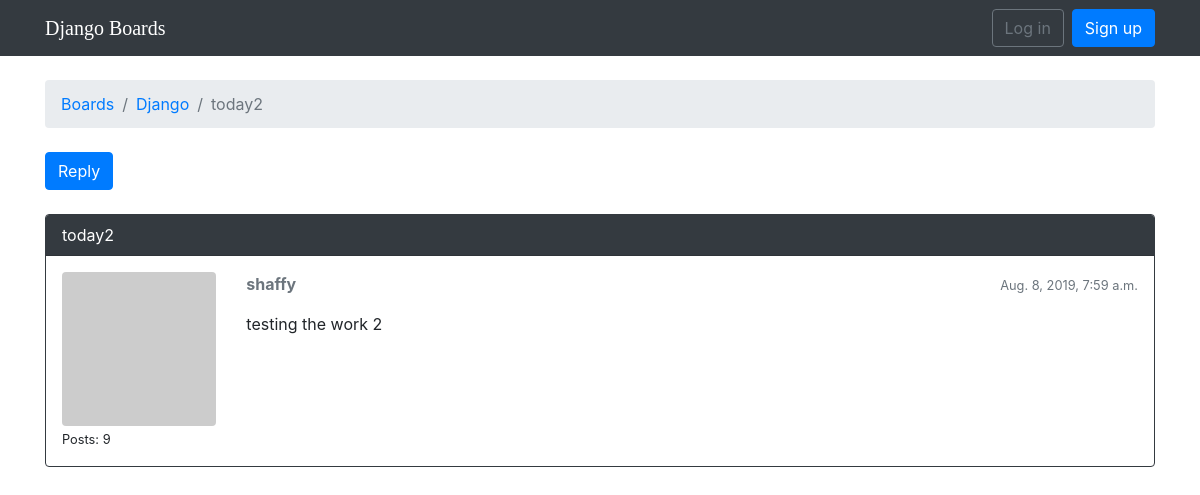
The page /boards/1/topics/314/ on the database as committed earlier.
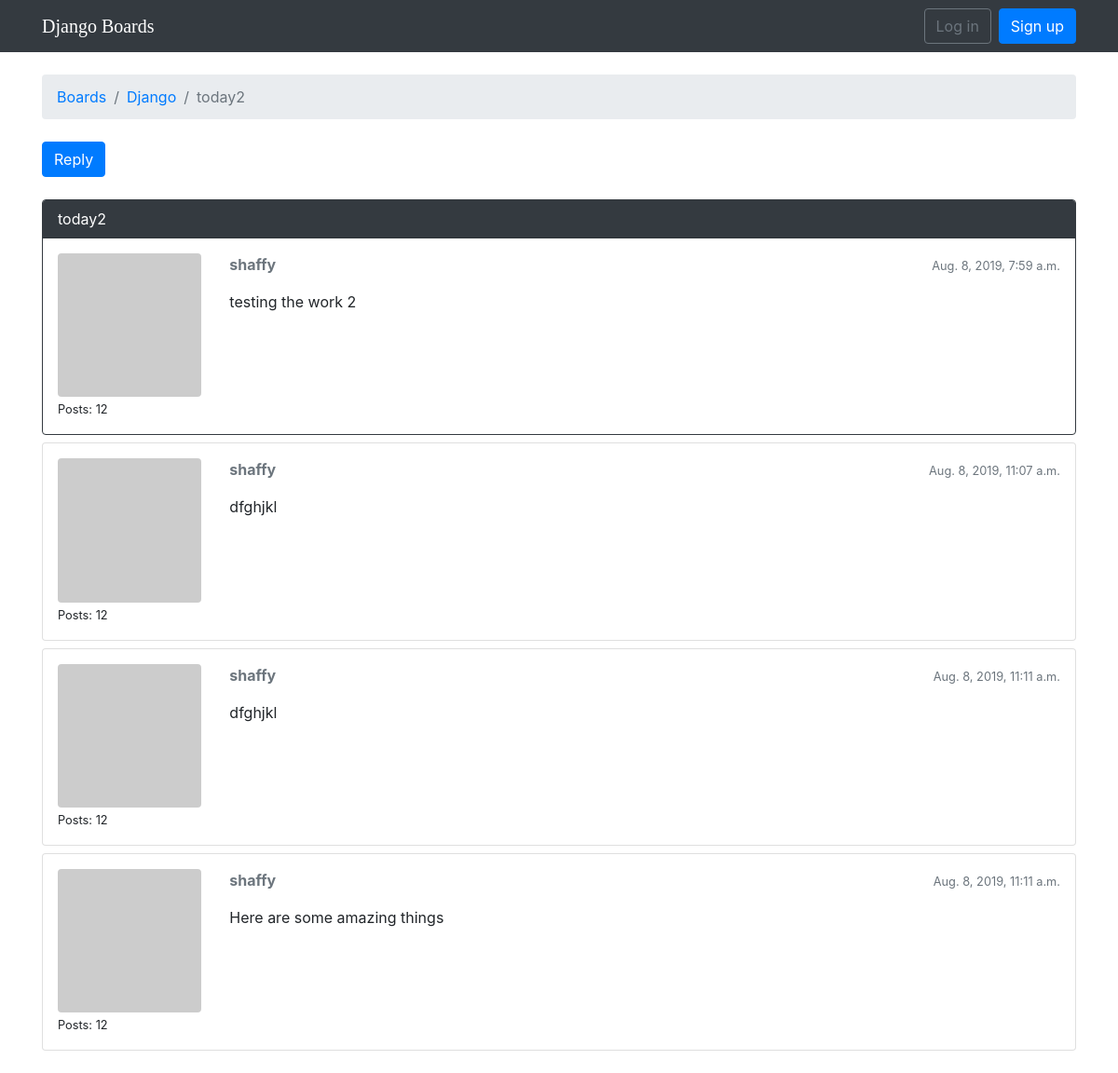
The same page on the database as committed later.
### boards/models.py (models this page shows, shortened)
class Topic(models.Model):
    subject = models.CharField(max_length=255)
    last_updated = models.DateTimeField(auto_now_add=True)
    board = models.ForeignKey(Board, related_name='topics', null=True, on_delete=models.SET_NULL)
    starter = models.ForeignKey(User, related_name='topics', null=True, on_delete=models.SET_NULL)
    views = models.PositiveIntegerField(default=0)  # <- here

class Board(models.Model):
    name = models.CharField(max_length=30, unique=True)
    description = models.CharField(max_length=100)

class Post(models.Model):
    message = models.TextField(max_length=4000)
    topic = models.ForeignKey(Topic, related_name='posts', null=True, on_delete=models.SET_NULL)
    created_at = models.DateTimeField(auto_now_add=True)
    updated_at = models.DateTimeField(null=True)
    created_by = models.ForeignKey(User, related_name='posts', null=True, on_delete=models.SET_NULL)
    updated_by = models.ForeignKey(User, null=True, related_name='+', on_delete=models.SET_NULL)
    def get_message_as_markdown(self):
        return mark_safe(markdown(self.message, safe_mode='escape'))

### boards/views.py (the view)
# urls.py: url(r'^boards/(?P<pk>\d+)/topics/(?P<topic_pk>\d+)/$', views.topic_posts, name='topic_posts'),
def topic_posts(request, pk, topic_pk):
    topic = get_object_or_404(Topic, board__pk=pk, pk=topic_pk)
    topic.views += 1
    topic.save()
    return render(request, 'topic_posts.html', {'topic': topic})

### boards/templatetags/gravatar.py (called while the page is built)
@register.filter
def gravatar(user):
    email = user.email.lower().encode('utf-8')
    default = 'mm'
    size = 256
    url = 'https://www.gravatar.com/avatar/{md5}?{params}'.format(
        md5=hashlib.md5(email).hexdigest(),
        params=urlencode({'d': default, 's': str(size)})
    )
    return url

### templates/topic_posts.html (shortened to what this page needs)
{% extends 'base.html' %}
{% load static %}
{% block breadcrumb %}
  <li class="breadcrumb-item"><a href="{% url 'home' %}">Boards</a></li>
  <li class="breadcrumb-item"><a href="{% url 'board_topics' topic.board.pk %}">{{ topic.board.name }}</a></li>
  <li class="breadcrumb-item active">{{ topic.subject }}</li>
{% endblock %}
{% load gravatar %}
{% block content %}
  <div class="mb-4">
    <a href="{% url 'reply_topic' topic.board.pk topic.pk %}" class="btn btn-primary" role="button">Reply</a>
  </div>
  {% for post in topic.posts.all %}
    <div  class="card {% if forloop.last %}mb-4{% else %}mb-2{% endif %} {% if forloop.first %}border-dark{% endif %}">
      {% if forloop.first %}
        <div class="card-header text-white bg-dark py-2 px-3">{{ topic.subject }}</div>
      {% endif %}
      <div class="card-body p-3">
        <div class="row">
          <div class="col-2">
            <img src="{{ post.created_by|gravatar }}" alt="{{ post.created_by.username }}" class="w-100 rounded">
            <small>Posts: {{ post.created_by.posts.count }}</small>
          </div>
          <div class="col-10">
            <div class="row mb-3">
              <div class="col-6">
                <strong class="text-muted">{{ post.created_by.username }}</strong>
              </div>
              <div class="col-6 text-right">
                <small class="text-muted">{{ post.created_at }}</small>
              </div>
            </div>
            {{ post.get_message_as_markdown }}
          </div>
        </div>
      </div>
    </div>
  {% endfor %}
{% endblock %}

### templates/base.html (shortened to what this page needs)
{% load static %}<!DOCTYPE html>
<html>
  <head>
    <link rel="stylesheet" href="{% static 'css/bootstrap.min.css' %}">
    <link rel="stylesheet" href="{% static 'css/app.css' %}">
  </head>
  <body>
  {% block body %}
  <nav class="navbar navbar-expand-sm navbar-dark bg-dark">
  <div class="container">
    <a class="navbar-brand" href="{% url 'home' %}">Django Boards</a>
    <div class="collapse navbar-collapse" id="mainMenu">
      {% if user.is_authenticated %}
        <ul class="navbar-nav ml-auto">
          <li class="nav-item dropdown">
            <a class="nav-link dropdown-toggle" href="#" id="userMenu" data-toggle="dropdown" aria-haspopup="true" aria-expanded="false">
              {{ user.username }}
            </a>
            <div class="dropdown-menu dropdown-menu-right" aria-labelledby="userMenu">
              <a class="dropdown-item" href="{% url 'my_account' %}">My account</a>
              <a class="dropdown-item" href="#">Change password</a>
              <div class="dropdown-divider"></div>
              <a class="dropdown-item" href="{% url 'logout' %}">Log out</a>
            </div>
          </li>
        </ul>
      {% else %}
        <form class="form-inline ml-auto">
          <a href="{% url 'login' %}" class="btn btn-outline-secondary">Log in</a>
          <a href="{% url 'signup' %}" class="btn btn-primary ml-2">Sign up</a>
        </form>
      {% endif %}
    </div>
  </div>
  </nav>
      <div class="container">
        <ol class="breadcrumb my-4">
          {% block breadcrumb %}
          {% endblock %}
        </ol>
          {% block content %}
          {% endblock %}
       </div>
  {% endblock body %}
  </body>
</html>

### static/css/app.css (style rules this page uses)
.navbar-brand { font-family: 'Saira Stencil One', cursive; }

Rows that differ between the two databases and show on the page:
computed for Post "testing the work 2": created_by.posts.count "9" → "12"
added Post: created_by.posts.count "12", created_by.username "shaffy", created_at "Aug. 8, 2019, 11:07 a.m.", get_message_as_markdown "dfghjkl"
added Post: created_by.posts.count "12", created_by.username "shaffy", created_at "Aug. 8, 2019, 11:11 a.m.", get_message_as_markdown "dfghjkl"
added Post: created_by.posts.count "12", created_by.username "shaffy", created_at "Aug. 8, 2019, 11:11 a.m.", get_message_as_markdown "Here are some amazing things"
